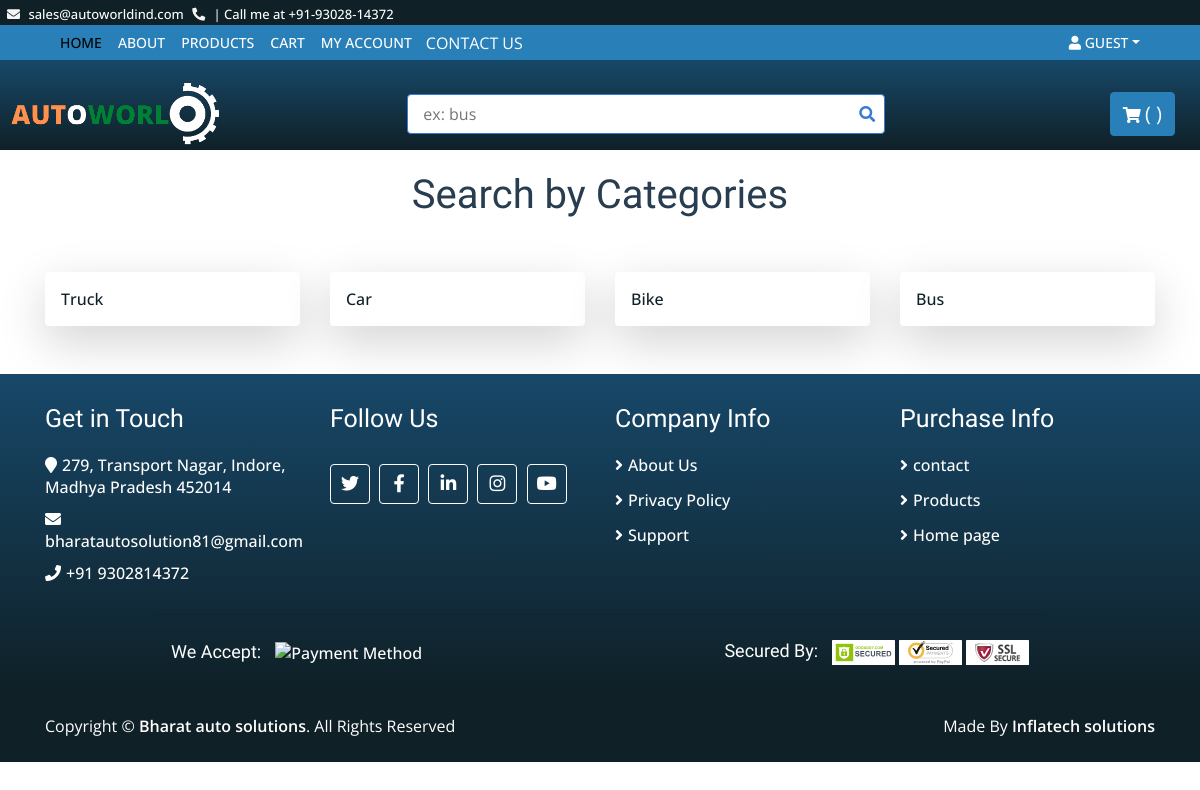
The app's page /type/ with its own data.
### base/models.py (models this page shows, shortened)
class TypeOfVehicle(models.Model):
    type_of=models.CharField(max_length=200, unique=True, null=False)
    slug=models.SlugField(blank=True, null=True)
    def __str__(self):
        return str(self.type_of)

### base/views.py (the view)
# urls.py: path('type/', views.type, name='type'),
def type(request, slug=None,  *args, **kwargs):
    if slug is not None:
        manu=Manufacturer.objects.filter(slug=slug)
        print(manu)
        print(slug)
        print("working")
        return HttpResponse('hello world')
    vehicletype=TypeOfVehicle.objects.all()
    context={'Vtype':vehicletype}
    return render(request, 'type.html', context)

### templates/type.html
{% extends 'base.html' %}
{% block content %}
<div class="container">
    <div class="product">
        <div class="section-header">
            <h1>Search by Categories</h1>
        </div>
        <div class="row">
            {% for i in Vtype %}
            <div class="col-md-3">
                <a href="{% url 'brand' slug=i.slug  pk=i.id %}">
                    <div class="shadow-lg p-3 mb-5 bg-white rounded">{{i}}</div></a>
            </div>
            {% endfor %}
        </div>
        </div>
    </div>
    {% endblock %}

### static/styles/main.css (style rules this page uses)
body { color: rgb(0, 0, 0); font-family:'Open Sans'; font-weight: 500; background: #ffffff; font-size: 16px; line-height: normal; }
a { color: #0f2027; }
h1 { font-family:'Source Sans Pro'; font-weight: 400; }
.section-header { font-size: 36px; color: #283d50; text-align: center; font-weight: 500; position: relative; }
.product .section-header { margin-bottom: 30px; padding: 20px 30px 15px 30px; background: #ffffff; }

### records on screen
TypeOfVehicle: type_of "Truck"
TypeOfVehicle: type_of "Car"
TypeOfVehicle: type_of "Bike"
TypeOfVehicle: type_of "Bus"
